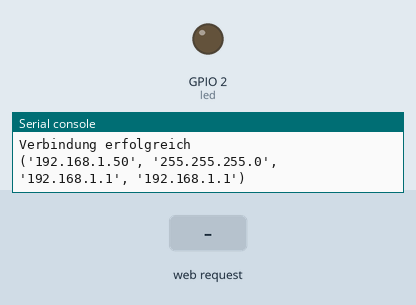
Simulated run of this program. Board: ESP32 board running MicroPython. Shown: output pins drawn as LEDs (lit = HIGH), the last lines printed to the serial console. Inputs (shaded band) come from the test bench. WiFi joins after 1.5 s.

Above: at 2.7 s.
2.8 s: HTTP request GET /?led=on received
At 3.6 s:
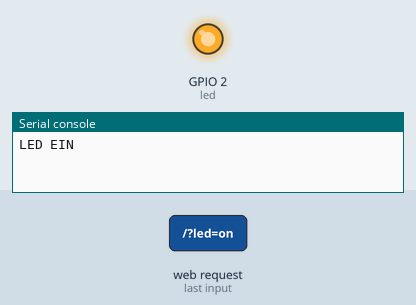
4.3 s: HTTP request GET /?led=off received
At 4.7 s:
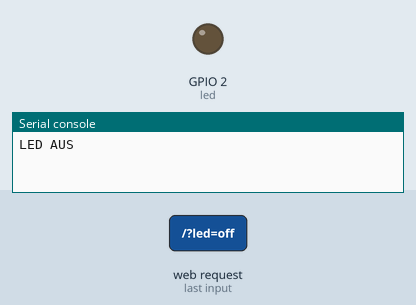
Timing chart, 0 to 7.3 s (numbered marks = the images above; inputs shaded):
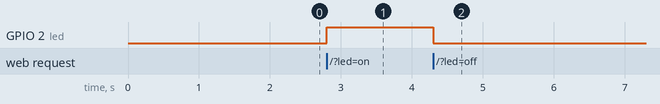

The program:

main.py
```python
'''
main.py

ESP32 / ESP8266

'''
def web_page():
  if led.value() == 1:
    led_state = 'checked'
  else:
    led_state = ""
  html = """<html><head><meta name="viewport" content="width=device-width, initial-scale=1"><style>
  body{max-width: 300px; margin: 0px auto;}
  .switch{position:relative;display:inline-block;width:120px;height:68px}.switch input{display:none}
  .slider{position:absolute;top:0;left:0;right:0;bottom:0;background-color:#ccc;border-radius:34px}
  .slider:before{position:absolute;content:"";height:52px;width:52px;left:8px;bottom:8px;background-color:#fff;-webkit-transition:.4s;transition:.4s;border-radius:68px}
  input:checked+.slider{background-color:#2196F3}
  input:checked+.slider:before{-webkit-transform:translateX(52px);-ms-transform:translateX(52px);transform:translateX(52px)}
  </style><script>function toggleCheckbox(element) { var xhr = new XMLHttpRequest(); if(element.checked){ xhr.open("GET", "/?led=on", true); }
  else { xhr.open("GET", "/?led=off", true); } xhr.send(); }</script></head><body>
  <h1>ESP Web Server</h1><label class="switch"><input type="checkbox" onchange="toggleCheckbox(this)" %s><span class="slider">
  </span></label></body></html>""" % (led_state)
  return html

s = socket.socket(socket.AF_INET, socket.SOCK_STREAM)
s.bind(('', 80))
s.listen(5)

while True:
  conn, addr = s.accept()
  print('Habe eine Verbindung  %s' % str(addr))
  request = conn.recv(1024)
  request = str(request)
  print('Inhalt = %s' % request)
  led_on = request.find('/?led=on')
  led_off = request.find('/?led=off')
  if led_on == 6:
    print('LED EIN')
    led.value(1)
  if led_off == 6:
    print('LED AUS')
    led.value(0)
  response = web_page()
  conn.send('HTTP/1.1 200 OK\n')
  conn.send('Inhaltstyp: text/html\n')
  conn.send('Verbindung: close\n\n')
  conn.sendall(response)
  conn.close()
```

boot.py
```python
'''
boot.py

ESP32 / ESP8266

'''
try:
  import usocket as socket
except:
  import socket

from machine import Pin
import network

import esp
esp.osdebug(None)

import gc
gc.collect()

ssid = 'Deine_SSID'
password = 'Dein_PASSWORT'

station = network.WLAN(network.STA_IF)

station.active(True)
station.connect(ssid, password)

while station.isconnected() == False:
  pass

print('Verbindung erfolgreich')
print(station.ifconfig())

led = Pin(2, Pin.OUT)
```

Measured:
- after the input at 2.8 s, GPIO 2 (led): LOW → HIGH at once
- after the input at 4.3 s, GPIO 2 (led): HIGH → LOW at once
